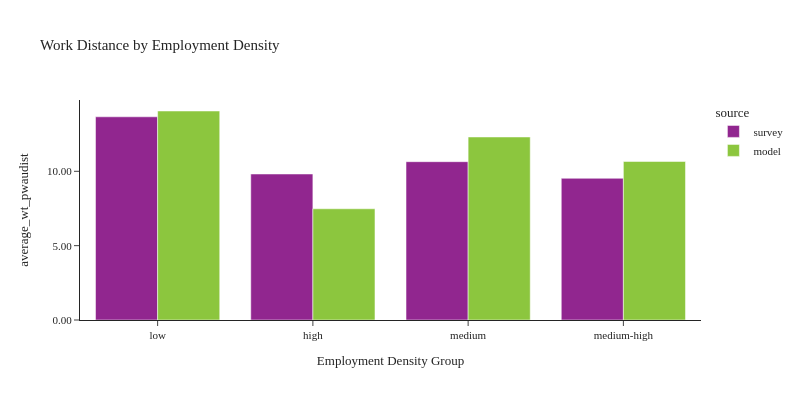

Notebook cell for this chart:
### Code cell
plot_work_location(df_workers, 'emp_density_group', 'Employment Density', 'Employment Density Group')

### Figure 1 — Plotly figure (JSON) as saved in the notebook; plotly's stock layout.template omitted (floating-point values rounded to 4 significant figures)
{"data": [{"alignmentgroup": "True", "customdata": [[939], [424], [793], [667]], "hovertemplate": "source=survey<br>emp_density_group=%{x}<br>average_wt_pwaudist=%{y}<br>sample count=%{customdata[0]}<extra></extra>", "legendgroup": "survey", "marker": {"color": "#91268F", "pattern": {"shape": ""}}, "name": "survey", "offsetgroup": "survey", "orientation": "v", "showlegend": true, "textposition": "auto", "type": "bar", "x": ["low", "high", "medium", "medium-high"], "xaxis": "x", "y": [13.67, 9.819, 10.65, 9.529], "yaxis": "y"}, {"alignmentgroup": "True", "customdata": [[552807], [584667], [580369], [505216]], "hovertemplate": "source=model<br>emp_density_group=%{x}<br>average_wt_pwaudist=%{y}<br>sample count=%{customdata[0]}<extra></extra>", "legendgroup": "model", "marker": {"color": "#8CC63E", "pattern": {"shape": ""}}, "name": "model", "offsetgroup": "model", "orientation": "v", "showlegend": true, "textposition": "auto", "type": "bar", "x": ["medium-high", "medium", "low", "high"], "xaxis": "x", "y": [10.66, 12.31, 14.06, 7.481], "yaxis": "y"}], "layout": {"barmode": "group", "font": {"size": 11}, "height": 400, "legend": {"title": {"text": "source"}, "tracegroupgap": 0}, "title": {"text": "Work Distance by Employment Density"}, "width": 800, "xaxis": {"anchor": "y", "domain": [0.0, 1.0], "title": {"text": "Employment Density Group"}}, "yaxis": {"anchor": "x", "domain": [0.0, 1.0], "tickformat": ".2f", "title": {"text": "average_wt_pwaudist"}}}}
